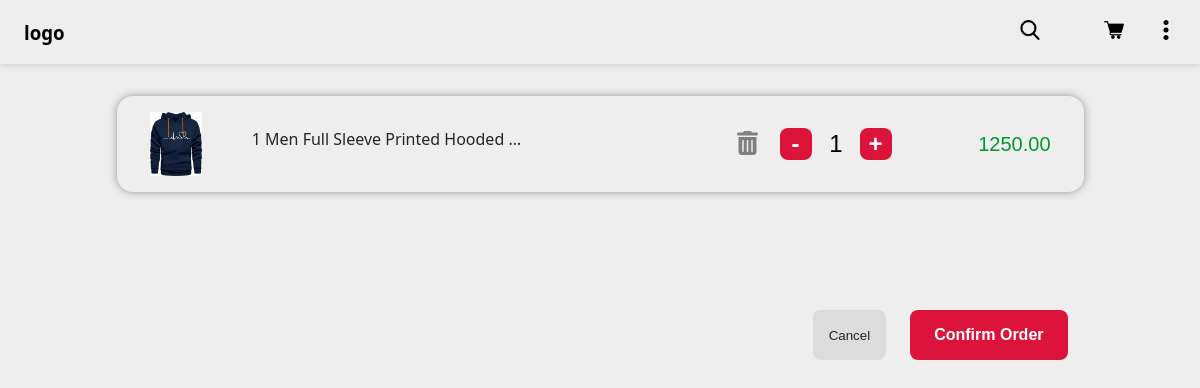
The app's page /cart/ (signed in) with its own data.
### estore/models.py (models this page shows, shortened)
class Product(models.Model):
    name = models.CharField(max_length=300,default=None)
    desc = models.TextField()
    brand = models.CharField(max_length=30,default=None)
    price = models.DecimalField(max_digits=10, decimal_places=2)
    image = models.ImageField(upload_to='estore/products/', default=None)
    category = models.ManyToManyField(Category)
    slug_field = models.SlugField(max_length=300,null=True,blank=True)

### estore/views.py (the view)
# urls.py: path('cart/',views.cart,name="cart page for user"),
@login_required(login_url='/login/')
def cart(request):
    cartQuery = Cart.objects.filter(user=request.user)# gets cart objects for current user
    cartList = [item.product for item in cartQuery] #converts the queryset into list
    cartDict = {}       #dictionary usage is correct here
    for i in cartList:
        if i not in cartDict:
            cartDict[i] = cartList.count(i)
            i.quantity = cartDict[i]
            i.tot_price = i.price * i.quantity
    return render(request, 'cart.html', {'logo':'Cart','cartDict':cartDict,'len_of_cart':len(cartDict)})

### templates/estore/cart.html (shortened to what this page needs)
{% extends "base.html" %}
{% load static %}
{% block content %}
    {% if user.is_authenticated %}
    <div id="cart">
        {% if len_of_cart > 0 %}
            <form action="/create-order-item/" onsubmit="event.preventDefault();" method="post" id="order-form">
                    {% for product in cartDict %}
                    <div class="cart-product">
                        <img src="/media/{{product.image}}" alt="" class="product-img">
                        <div class="cart-details">
                            <p class="product-name">{{product.id}} {{product.name|truncatewords_html:5}}</p>
                            <div class="modify-action-btns">
                                <div class="modify-quantity">
                                    <button class="delete-btn" onclick=delectProduct({{product.id}})><i class="fa fa-trash"></i></button>
                                    <button type="button" id="sub-{{product.id}}" class="quantity-btn add-quantity btn btn-blue" onclick="subQuantity({{product.id}},{{product.price}})">-</button>
                                    <input type="number" id="product-{{product.id}}" class="quantity" name="quantity" value="{{product.quantity}}" readonly>
                                    <button type="button" id="add-{{product.id}}" class="quantity-btn sub-quantity btn btn-blue" onclick="addQuantity({{product.id}},{{product.price}})">+</button>
                                </div>
                                <input type="number" class="product-price price" name="amount" value="{{product.tot_price}}" id="tot_price-{{product.id}}" readonly>
                            </div>
                        </div>
                    </div>
                    {% endfor %}
                    <br>
            </form>
            <div id="checkout">
                <div id="checkout-actions">
                    <button class="cancel-btn" onclick=history.back()>Cancel</button>
                    <button id="checkout-btn" class="btn btn-blue">Confirm Order</button>
                </div>
            </div>
            {% else %}
            <h3 class="not-found">Your cart is empty</h3>
            {% endif %}
    </div>
    {% endif %}
{% endblock %}

### static/estore/css/style.css (style rules this page uses)
:root { --primary: #dc143c; --primarybgcolor:#eee; --boxShadow: 0 0 8px #00000033; --hoverColor: #e0e0e0; --secondarybgcolor:#dcdcdc; --primaryfontcolor:#242424; --primarydarkcolor:#dddddd; }
body { margin: 0; font-family: system-ui, -apple-system, BlinkMacSystemFont, 'Segoe UI', Roboto, Oxygen, Ubuntu, Cantarell, 'Open Sans', 'Helvetica Neue', sans-serif; background-color: var(--primarybgcolor); color: var(--primaryfontcolor); }
button.btn { background-color: var(--primary); border-radius: 8px; padding: .8rem 1rem; color: var(--primarydarkcolor); border: none; outline: none; cursor: pointer; font-size: 1rem; font-weight: bold; }
button.cancel-btn { background-color: var(--secondarybgcolor); color: var(--primaryfontcolor); margin-left: 1rem; border-radius: 8px; padding: .8rem 1rem; border: none; outline: none; cursor: pointer; }
#checkout { width: min(900px, 100%); margin: 0 auto; padding: 1rem; }
.modify-quantity button { width: 2rem; height: 2rem; color: white; font-size: 1.5rem; padding: 0rem; }
.modify-quantity input { display: block; width: 3rem; text-align: center; font-size: 1.5rem; outline: none; border: none; background-color: transparent; }
form#order-form { padding-bottom: 3rem; }
.cart-product { display: flex; justify-content: space-between; align-content: center; width: min(967px,96%); height: 12rem; padding: 1rem; margin: 2rem auto; border-radius: 1rem; box-shadow: 0 0 8px 0px #0000005e; }
.cart-product img.product-img { width: 100px; object-fit: contain; }
.cart-details { display: flex; flex-direction: column; justify-content: space-between; width: 70%; }
.cart-product .modify-action-btns { display: flex; flex-direction: column; gap: 1rem; }
.modify-action-btns .delete-btn { width: 2rem; height: 2rem; margin-right: 1rem; border: navajowhite; color: grey; background-color: transparent; }
.cart-product .modify-quantity { display: flex; align-items: center; }
.cart-product input.price { width: 10rem; outline: none; text-align: left; font-size: 20px; border: none; color: #02972f; background-color: transparent; }
.cart-product input.quantity { text-align: right; }
#checkout { position: sticky; z-index: 1; bottom: 0; width: min(100%,967px); }
#checkout-actions { display: flex; justify-content: flex-end; gap: 1.5rem; margin: 0 auto; }
#checkout-btn { padding: 1rem 1.5rem; color: white; }
@media only screen and (min-width: 612px) { .cart-product { height: 6rem; gap: 2rem; } }
@media only screen and (min-width: 612px) { .cart-details { flex-direction: row; width: 100%; } }
@media only screen and (min-width: 612px) { .cart-product input.price { text-align: right; } }
@media only screen and (min-width: 612px) { .cart-product .modify-action-btns { flex-direction: row; } }
* { box-sizing: border-box; }

### records on screen
Product: image (picture), id "1", name "Men Full Sleeve Printed Hooded …", quantity "1", amount "1250.00"
